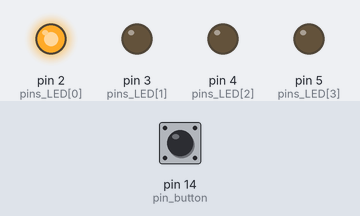
Bench run of a sketch on a simulated Arduino Uno, built with avr-gcc and run on an emulated ATmega328P. On the bench: output pins drawn as LEDs (lit = HIGH). The inputs (shaded band) are chosen by the test bench; at power-on: pin 14 (pin_button) LOW.

Above: at 0.3 s.
At 1.7 s:
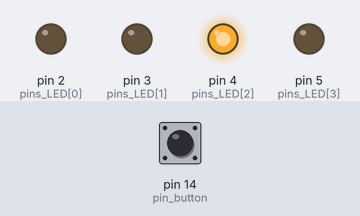
At 3.8 s:
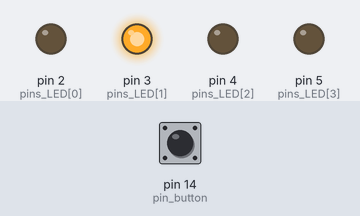
At 5.2 s:
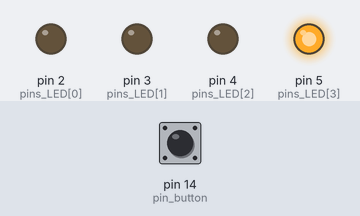
Timing chart, 0 to 6.4 s (numbered marks = the images above):
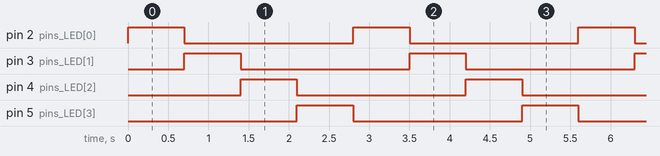

Measured:
- by itself, pin 2 (pins_LED[0]), pin 3 (pins_LED[1]), pin 4 (pins_LED[2]), pin 5 (pins_LED[3]): alternates HIGH for 0.70 s and LOW for 2.1 s
- by itself, everything shown: repeats every 2.8 s, in 8 steps

The sketch:

HW4_2_201824447.ino
```cpp
int pins_LED[] = {2, 3, 4, 5};
int pin_button = 14;
int count = 0;
boolean state_previous = false;
boolean state_current;
int i = 0;

void setup() {
  Serial.begin(9600);
  pinMode(pin_button, INPUT);
  for(int i = 0; i < 4; i++) {
    pinMode(pins_LED[i],OUTPUT);
  }
}

void loop() {
  state_current = digitalRead(pin_button);
    if ( state_current ){
      if(state_previous == false){
        count++;
        state_previous = true;
      }
    }
    else {
      state_previous = false;
    }
    if( count % 2 == 0 ){
    digitalWrite( pins_LED[i] , HIGH );
    i++;
    delay(700);
    for(int j=0; j<4; j++){
      digitalWrite( pins_LED[j] , LOW);
    }
    i %= 4;
    }
    else{
    digitalWrite( pins_LED[i] , HIGH );
    i--;
    delay(700);
    for(int j=0; j<4; j++){
      digitalWrite( pins_LED[j] , LOW);
    }
    i += 4;
    i %= 4;
    }
  }
```
